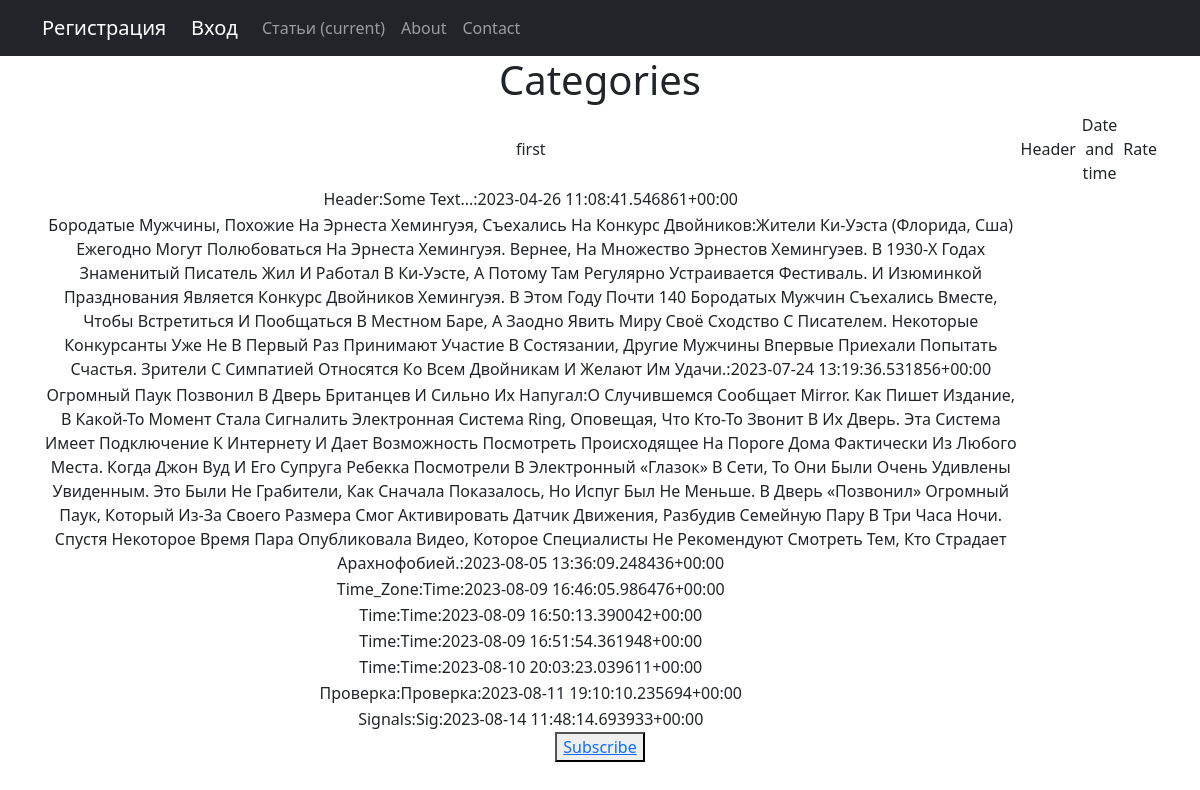
Page /category/1 on the committed database.
### news/models.py (models this page shows, shortened)
class Category(models.Model):
    name_of_category = models.CharField(max_length=255, unique=True)
    subscribers = models.ManyToManyField(User, related_name='get_subscribers', blank=True)
    def __str__(self):
        return self.name_of_category

class Post(models.Model):
    article_or_news = models.CharField(max_length=2, choices=CHOICES)
    date_and_time = models.DateTimeField(default=timezone.now)
    header = models.CharField(max_length=255)
    text = models.TextField()
    rate_of_post = models.IntegerField(default=0)
    category = models.ManyToManyField(Category, through='PostCategory', related_name='get_posts')
    author = models.ForeignKey(Author, on_delete=models.CASCADE)
    def __str__(self):
        return f'{self.header.title()}:{self.text.title()}:{self.date_and_time}'

### news/views.py (the view)
# urls.py: path('category/<int:pk>', CategoryList.as_view(), name='category'),
class CategoryList(ListView):
    model = Post
    ordering = '-date_and_time'
    template_name = 'category.html'
    context_object_name = 'categories'
    def get_context_data(self, *, object_list=None, **kwargs):
        context = super().get_context_data(**kwargs)
        context['category'] = Category.objects.get(pk=self.kwargs['pk'])
        return context
    def get_queryset(self):
        return Post.objects.filter(category=self.kwargs['pk' ])

### templates/category.html (shortened to what this page needs)
{% extends 'flatpages/default.html' %}
{% load cache %}
{% load custom_filters %}
{% load bootstrap %}
{% load  custom_tags%}
{% block content %}
    <h1>Categories</h1>
    {% if categories %}
        <table>
            <tr>
                <td>{{category}}</td>
                <td>Header</td>
                <td>Date and time</td>
                <td>Rate</td>
            </tr>
            {% for pc in categories %}
                <tr>
                  <td>{{pc}}</td>
                </tr>
            {% endfor %}
        </table>
    <button type="submit"><a href="{% url 'submit' category.pk %}"> Subscribe</a></button>
    {% else %}
        <p>No news</p>
    {% endif %}
{% endblock content %}

### rows in the picture
Category: name_of_category "first"
Post: header+text+date_and_time "Header:Some Text...:2023-04-26 11:08:41.546861+00:00"
Post: header+text+date_and_time "Бородатые Мужчины, Похожие На Эрнеста Хемингуэя, Съехались На Конкурс Двойников:Жители Ки-Уэста (Флорида, Сша) Ежегодно Могут Полюбоваться На Эрнеста Хемингуэя. Вернее, На Множество Эрнестов Хемингуэев. В 1930-Х Годах Знаменитый Писатель Жил И Работал В Ки-Уэсте, А Потому Там Регулярно Устраивается Фестиваль. И Изюминкой Празднования Является Конкурс Двойников Хемингуэя. В Этом Году Почти 140 Бородатых Мужчин Съехались Вместе, Чтобы Встретиться И Пообщаться В Местном Баре, А Заодно Явить Миру Своё Сходство С Писателем. Некоторые Конкурсанты Уже Не В Первый Раз Принимают Участие В Состязании, Другие Мужчины Впервые Приехали Попытать Счастья. Зрители С Симпатией Относятся Ко Всем Двойникам И…"
Post: header+text+date_and_time "Огромный Паук Позвонил В Дверь Британцев И Сильно Их Напугал:О Случившемся Сообщает Mirror. Как Пишет Издание, В Какой-То Момент Стала Сигналить Электронная Система Ring, Оповещая, Что Кто-То Звонит В Их Дверь. Эта Система Имеет Подключение К Интернету И Дает Возможность Посмотреть Происходящее На Пороге Дома Фактически Из Любого Места. Когда Джон Вуд И Его Супруга Ребекка Посмотрели В Электронный «Глазок» В Сети, То Они Были Очень Удивлены Увиденным. Это Были Не Грабители, Как Сначала Показалось, Но Испуг Был Не Меньше. В Дверь «Позвонил» Огромный Паук, Который Из-За Своего Размера Смог Активировать Датчик Движения, Разбудив Семейную Пару В Три Часа Ночи. Спустя Некоторое Время Пара…"
Post: header+text+date_and_time "Time_Zone:Time:2023-08-09 16:46:05.986476+00:00"
Post: header+text+date_and_time "Time:Time:2023-08-09 16:50:13.390042+00:00"
Post: header+text+date_and_time "Time:Time:2023-08-09 16:51:54.361948+00:00"
Post: header+text+date_and_time "Time:Time:2023-08-10 20:03:23.039611+00:00"
Post: header+text+date_and_time "Проверка:Проверка:2023-08-11 19:10:10.235694+00:00"
Post: header+text+date_and_time "Signals:Sig:2023-08-14 11:48:14.693933+00:00"
